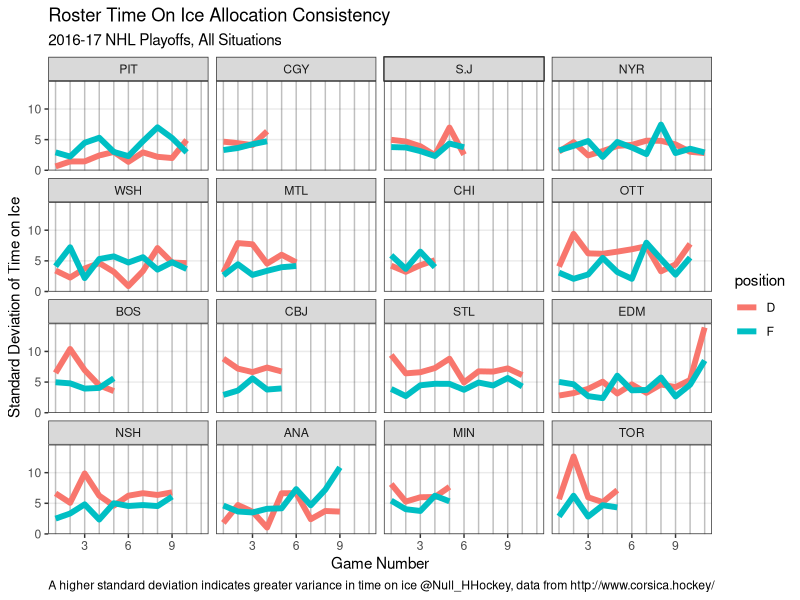
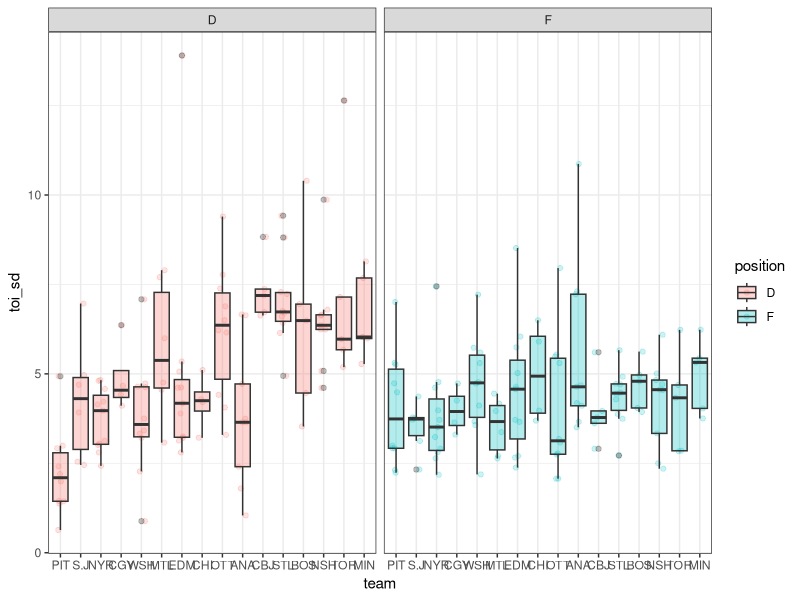
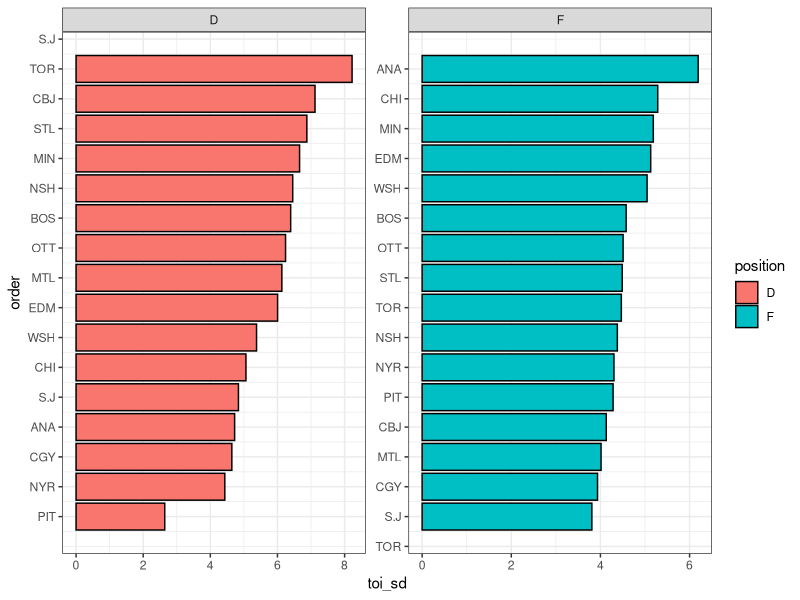
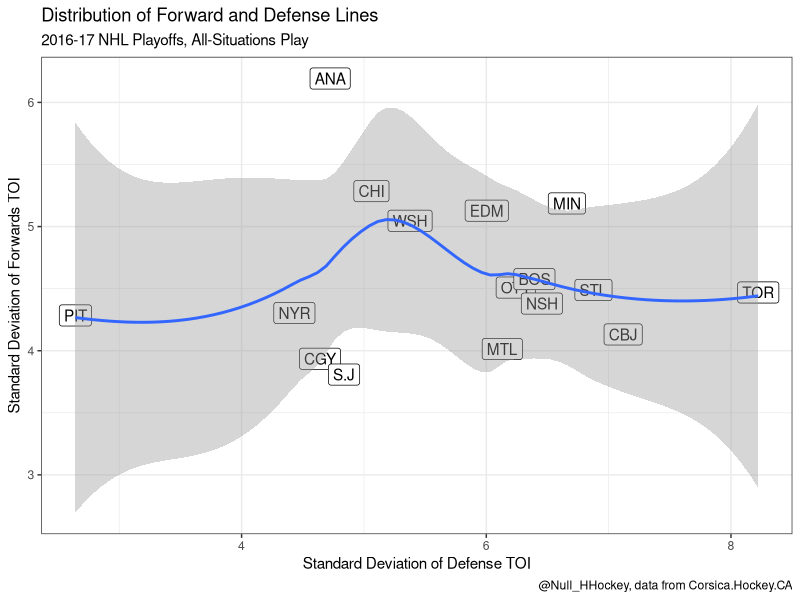

Here is the R script that generated these plots, in order:
library(tidyverse)
library(viridis)

setwd("C:/Users/conor/githubfolder/Random-Hockey-Charts/playoff running charts/")

theme_set(theme_bw())

df_raw <- read_csv("16_17 playoffs running charts 5_7.csv")

colnames(df_raw) <- tolower(colnames(df_raw))

teams <- df_raw %>%
  group_by(team) %>% 
  mutate(team_toi_sd = sd(toi)) %>% 
  arrange(team_toi_sd) %>% 
  select(team) %>% 
  unique() %>% 
  unlist()

eliminated <- list(team = c("BOS",
                            "CHI",
                            "MIN",
                            "CGY",
                            "SJS",
                            "MTL",
                            "CBJ",
                            "TOR"))

df_pos <- df_raw %>% 
  mutate(team = factor(team, levels = teams),
         position = if_else(position == "L" | position == "C" | position ==  "R",
                            "F", "D")) %>% 
  arrange(team, position, date) %>% 
  group_by(team) %>% 
  mutate(game_number = dense_rank(date)) %>% 
  ungroup() %>% 
  select(team, game_number, position, toi) %>% 
  group_by(team, game_number, position) %>% 
  summarize(toi_sd = sd(toi)) %>% 
  mutate(eliminated = team %in% eliminated$team) %>% 
  arrange(desc(eliminated))

line_plot_position <- df_pos %>% 
  ggplot(aes(game_number, toi_sd, color = position)) +
  geom_vline(xintercept = c(1:max(df_pos$game_number)), alpha = .25) +
  geom_line(size = 2) +
  facet_wrap(~team) +
  labs(title = "Roster Time On Ice Allocation Consistency",
       subtitle = "2016-17 NHL Playoffs, All Situations",
       x = "Game Number",
       y = "Standard Deviation of Time on Ice",
       caption = "A higher standard deviation indicates greater variance in time on ice @Null_HHockey, data from http://www.corsica.hockey/") +
  theme(panel.grid.minor = element_blank(),
        panel.grid.major.x = element_blank(),
        plot.caption = element_text(hjust = 0))
line_plot_position



teams_boxplot <- df_raw %>%
  group_by(team, date) %>% 
  summarize(team_toi_sd = sd(toi)) %>% 
  group_by(team) %>% 
  summarize(team_toi_sd = mean(team_toi_sd)) %>% 
  arrange(team_toi_sd) %>% 
  select(team) %>% 
  unique() %>% 
  unlist()

boxplot_position <- df_raw %>%
  mutate(team = factor(team, levels = teams_boxplot),
         position = if_else(position == "L" | position == "C" | position ==  "R",
                            "F", "D")) %>% 
  group_by(team, position, date) %>% 
  summarize(toi_sd = sd(toi))
  
team_position_boxplot <- boxplot_position %>% 
  ggplot(aes(team, toi_sd, fill = position)) +
  geom_jitter(aes(color = position), 
              alpha = .2,
              width = .2) +
  geom_boxplot(alpha = .3) +
  facet_wrap(~position)
team_position_boxplot

team_position <- df_raw %>% 
  mutate(team = factor(team, levels = teams),
         position = if_else(position == "L" | position == "C" | position ==  "R",
                            "F", "D")) %>% 
  arrange(team, position, date) %>% 
  select(team, position, toi) %>% 
  group_by(team, position) %>% 
  summarize(toi_sd = sd(toi)) %>% 
  ungroup() %>% 
  mutate(eliminated = team %in% eliminated$team) %>% 
  arrange(position, toi_sd) %>% 
  mutate(order = row_number())
  
team_bar_position_plot <- team_position %>% 
  ggplot(aes(order, toi_sd, fill = position)) +
  geom_bar(stat = "identity", color = "black") +
  scale_x_continuous(labels = team_position$team,
                     breaks = team_position$order) +
  facet_wrap(~position,
             scales = "free") +
  coord_flip()
team_bar_position_plot
?scale_x_discrete

team_scatter_position <- team_position %>% 
  select(team, position, toi_sd) %>% 
  spread(key = position,
         value = toi_sd,
         sep = "_TOI_SD_") %>% 
  ggplot(aes(position_TOI_SD_D, position_TOI_SD_F, label = team)) +
  geom_label() +
  geom_smooth() +
  #annotate(geom = "text",
  #         x = 6,
  #         y = 4.4,
  #         label = "Higher --> More Variance") +
  labs(x = "Standard Deviation of Defense TOI",
       y = "Standard Deviation of Forwards TOI",
       title = "Distribution of Forward and Defense Lines",
       subtitle = "2016-17 NHL Playoffs, All-Situations Play",
       caption = "@Null_HHockey, data from Corsica.Hockey.CA")
team_scatter_position
?spread
